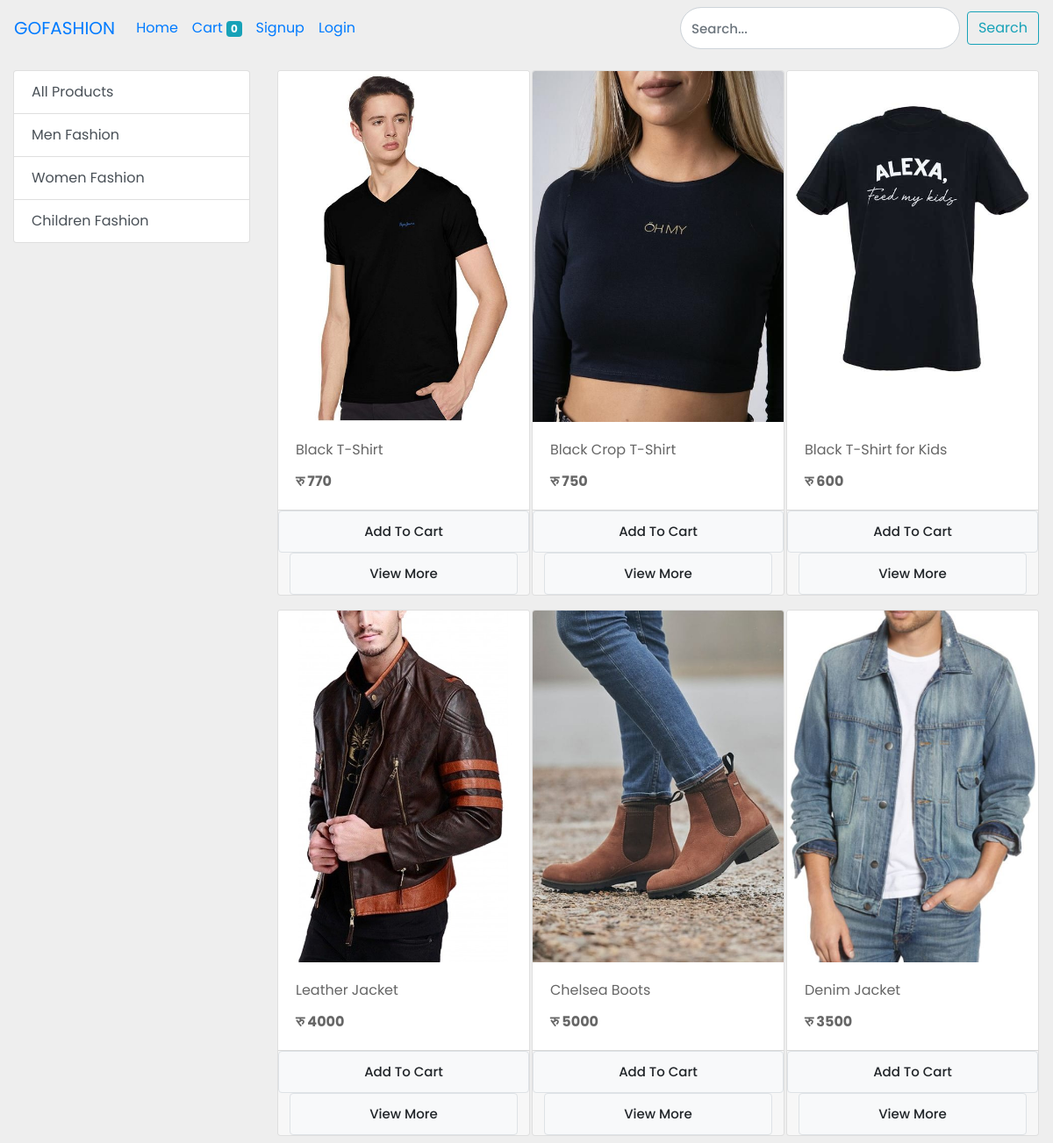
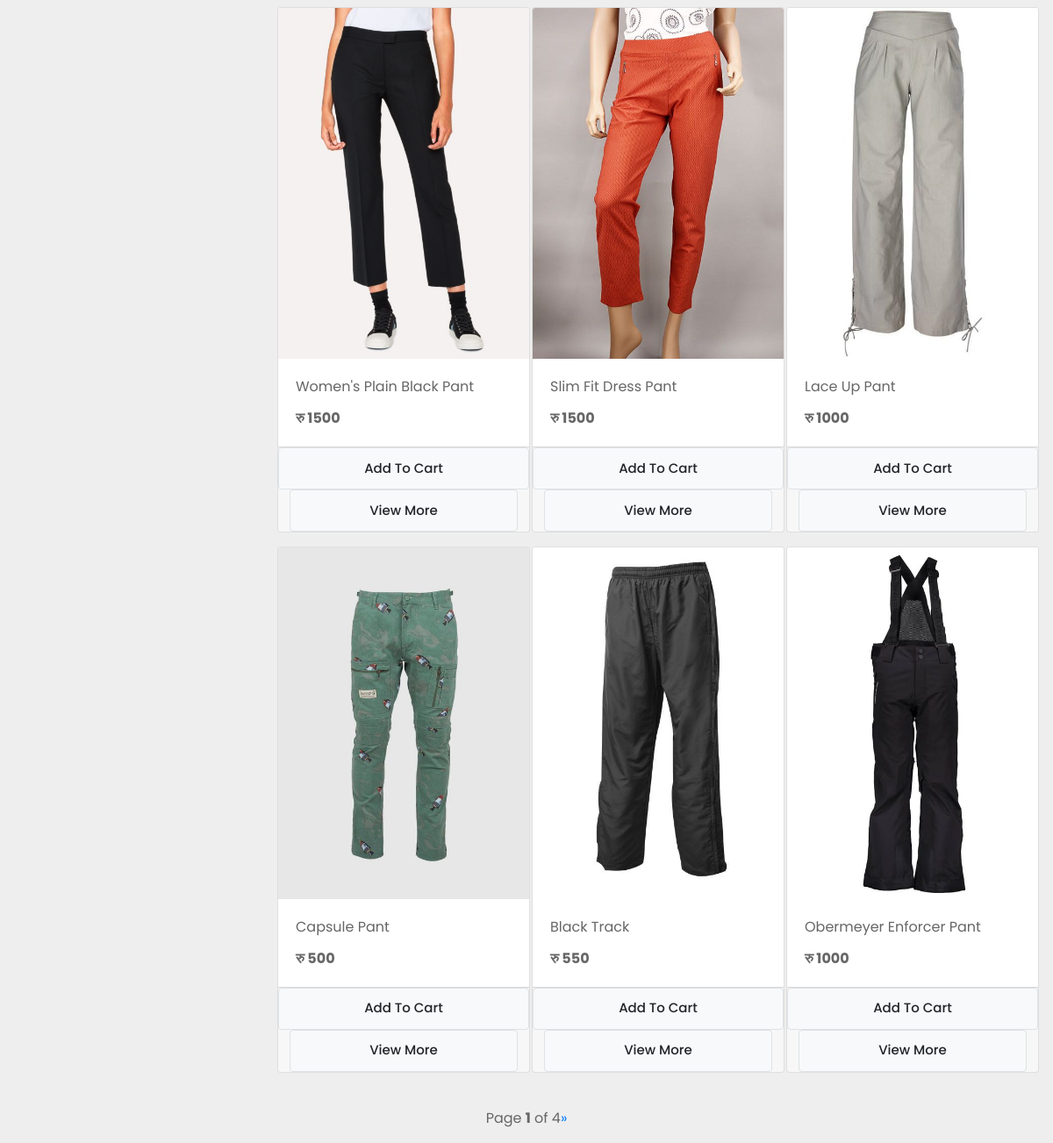
The page / on the database its author committed (2 pictures, top to bottom).
### store/models/category.py (models this page shows, shortened)
class Category(models.Model):
    name = models.CharField(max_length=20)
    @staticmethod
    def get_all_categories():
        return Category.objects.all()

### store/models/product.py (models this page shows, shortened)
class Product(models.Model):
    name = models.CharField(max_length=50)
    price = models.IntegerField(default=0)
    category = models.ForeignKey(Category, on_delete=models.CASCADE, default=1)
    description = models.TextField(max_length=10000, default='')
    image = models.ImageField(upload_to='uploads/products/')
    @staticmethod
    def get_all_products():
        return Product.objects.all()

### store/views/home.py (the view, shortened to what this page needs)
# urls.py: path('', home.Index.as_view(), name='index'),
class Index(View):
    def get(self, request):
        cart = request.session.get('cart')
        if not cart:
            request.session['cart'] = {}
        products = None
        categories = Category.get_all_categories()
        categoryID = request.GET.get('category')
        if categoryID:
            products = Product.get_all_products_by_category_id(categoryID)
        else:
            products = Product.get_all_products()
        paginator = Paginator(products, 12)
        page = request.GET.get('page')
        try:
            products = paginator.page(page)
        except PageNotAnInteger:
            products = paginator.page(1)
        except EmptyPage:
            products = paginator.page(paginator.num_pages)
        data = {
            'products': products,
            'categories': categories,
            'page': page,
            'categoryID': categoryID
        }
        return render(request, 'index.html', data)

### store/templatetags/cart.py (called while the page is built)
@register.filter(name='is_in_cart')
def is_in_cart(product, cart):
    keys = cart.keys()
    for id in keys:
        if int(id) == product.id:
            return True
    return False

### store/templatetags/custom_filter_for_currency.py (called while the page is built)
@register.filter(name='currency')
def currency(number):
    return 'रु ' + str(number)

### store/templates/index.html (shortened to what this page needs)
{% extends 'base.html' %}
{% load static %}
{% block content %}
 {% load cart %}
 {% load custom_filter_for_currency %}
<html>
  <head>
    <link rel="stylesheet" href="https://stackpath.bootstrapcdn.com/bootstrap/4.3.1/css/bootstrap.min.css"
>
    <link rel="stylesheet" type="text/css" href="{% static '/css/style.css/' %}">
  </head>
  <body>
    <div class="container-fluid mt-3">
      <div class="row">
        <div class="col-lg-3 mx-auto">
          <div class="list-group">
            <a href="/" class="list-group-item list-group-item-action">All Products</a>
            {% for category in categories %}
              <a href="/?category={{ category.id }}" class="list-group-item list-group-item-action">{{ category.name }}</a>
            {% endfor %}
          </div>
        </div>
        <div id="products" class="col-lg-9 mx-auto">
          <div class="row mx-auto">
            {% for product in products %}
              <div class="card mx-auto mb-3" id="{{ product.id }}" style="width: 18rem;">
                <img class="card-img-top" src="{{ product.image.url }}" alt="Card image cap">
                <div class="card-body">
                  <p class="card-title">{{ product.name }}</p>
                  <p class="card-text"><b>{{ product.price|currency }}</b></p>
                </div>
                <div class="card-footer p-0 no-gutters">
                    {% if product|is_in_cart:request.session.cart %}
                      <div class="row no-gutters">
                        <form action="/#{{ product.id }}" class="col-2" method="post">
                          {% csrf_token %}
                          <input hidden type="text" name="product" value="{{ product.id }}">
                          <input hidden type="text" name="url" value="{{ request.build_absolute_uri }}">
                          <input hidden type="text" name="remove" value="True">
                          <input type="submit" value="-" class="btn btn-block btn-secondary">
                        </form>
                        <div class="text-center col">
                          {{ product|product_quantity_in_cart:request.session.cart }} in Cart
                        </div>
                        <form action="/#{{ product.id }}" class="col-2" method="post">
                          {% csrf_token %}
                          <input hidden type="text" name="product" value="{{ product.id }}">
                          <input hidden type="text" name="url" value="{{ request.build_absolute_uri }}">
                          <input type="submit" value="+" class="btn btn-block btn-secondary">
                        </form>
                      </div>
                    {% else %}
                    <form action="/#{{ product.id }}" method="POST" class="btn-block">
                        <input type="submit" class="float-right btn btn-light border form-control" value="Add To Cart">
                    </form>
                    {% endif %}
                    <a href="/product_description/{{ product.id }}" class="btn btn-block">
                      <button class="float-right btn btn-light border form-control">View More</button>
                    </a>
                </div>
              </div>
            {% endfor %}
          </div>
        </div>
      </div>
    </div>
    <br>
    {% include 'pagination2.html' with page=products %}
  </body>
</html>
{% endblock %}

### static/css/style.css (style rules this page uses)
body { font-family: 'Poppins', sans-serif; font-size: 16px; background: #eee; color:#666; }
.form-control { font-size: 15px; min-height: 48px; font-weight: 500; }

### rows shown on the page
Category: name "Men Fashion"
Category: name "Women Fashion"
Category: name "Children Fashion"
Product: {{ product.id }} 1 (drawn), image (picture), name "Black T-Shirt", price "रु 770"
Product: image (picture), name "Black Crop T-Shirt", price "रु 750"
Product: image (picture), name "Black T-Shirt for Kids", price "रु 600"
Product: image (picture), name "Leather Jacket", price "रु 4000"
Product: image (picture), name "Chelsea Boots", price "रु 5000"
Product: image (picture), name "Denim Jacket", price "रु 3500"
Product: image (picture), name "Women's Plain Black Pant", price "रु 1500"
Product: image (picture), name "Slim Fit Dress Pant", price "रु 1500"
Product: image (picture), name "Lace Up Pant", price "रु 1000"
Product: image (picture), name "Capsule Pant", price "रु 500"
Product: image (picture), name "Black Track", price "रु 550"
Product: image (picture), name "Obermeyer Enforcer Pant", price "रु 1000"

### other values the page prints
{{ request.session.cart.keys|length }} "0"
{{ page.number }} "1"
{{ page.paginator.num_pages }} "4"
